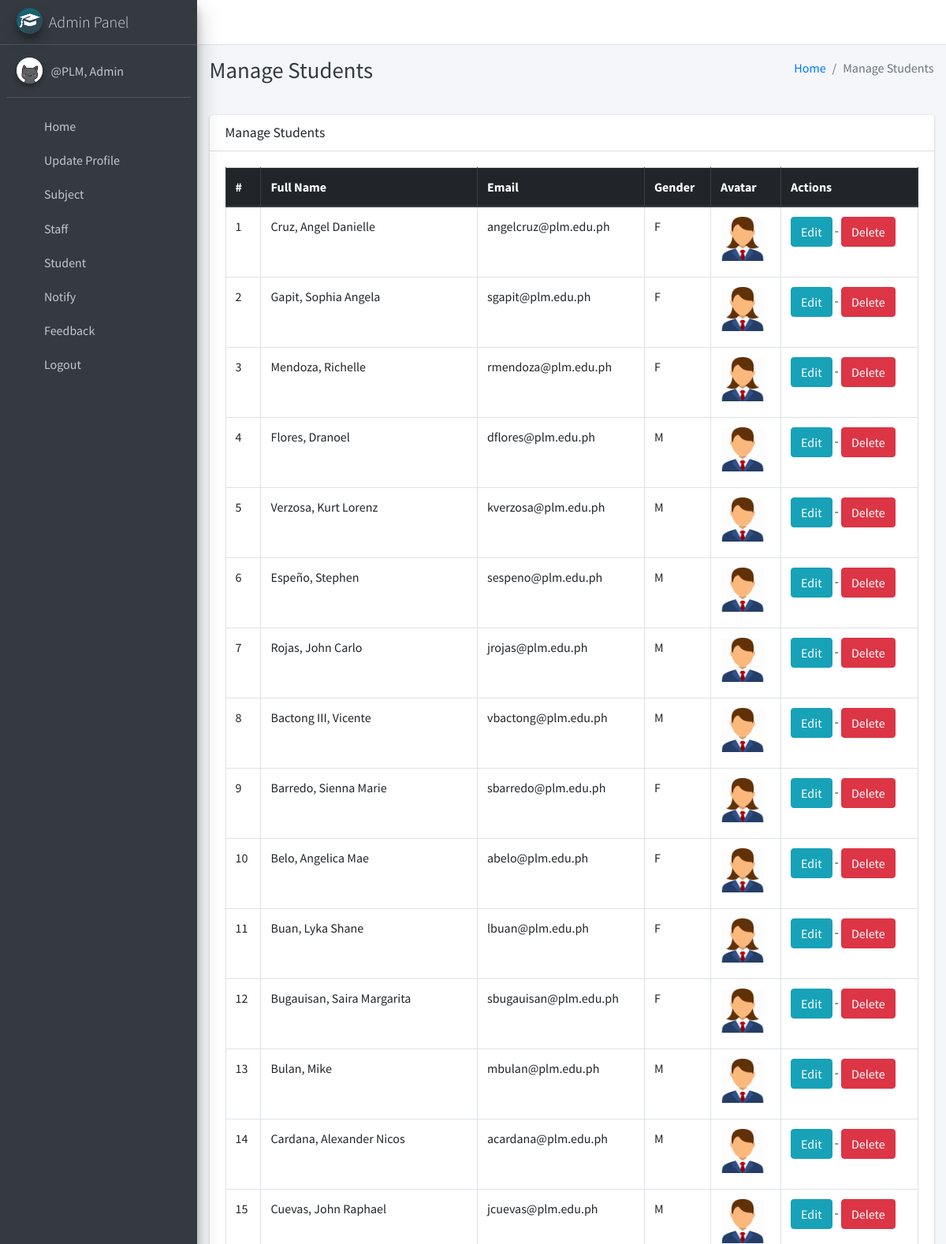
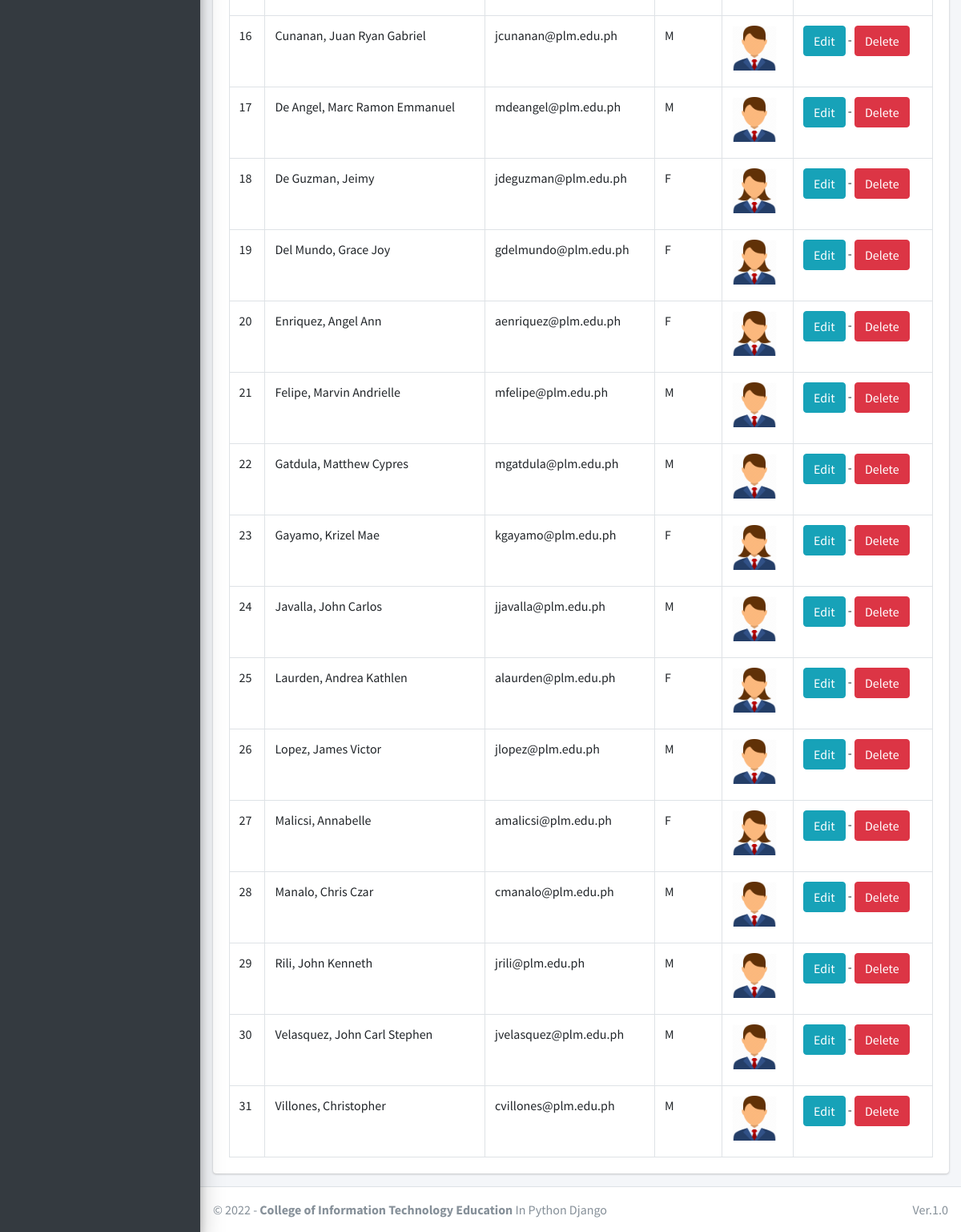
Page /student/manage/ (signed in) on the committed database (2 pictures, top to bottom).
### main_app/models.py (models this page shows)
class CustomUser(AbstractUser):
    USER_TYPE = ((1, "HOD"), (2, "Staff"), (3, "Student"))
    GENDER = [("M", "Male"), ("F", "Female")]
    username = None  # Removed username, using email instead
    email = models.EmailField(unique=True)
    user_type = models.CharField(default=1, choices=USER_TYPE, max_length=1)
    gender = models.CharField(max_length=1, choices=GENDER)
    profile_pic = models.ImageField()
    address = models.TextField()
    fcm_token = models.TextField(default="")  # For firebase notifications
    created_at = models.DateTimeField(auto_now_add=True)
    updated_at = models.DateTimeField(auto_now=True)
    USERNAME_FIELD = "email"
    REQUIRED_FIELDS = []
    objects = CustomUserManager()
    def __str__(self):
        return self.last_name + ", " + self.first_name

### main_app/hod_views.py (the view)
# urls.py: path("student/manage/", hod_views.manage_student, name='manage_student'),
def manage_student(request):
    students = CustomUser.objects.filter(user_type=3)
    context = {
        'students': students,
        'page_title': 'Manage Students'
    }
    return render(request, "hod_template/manage_student.html", context)

### main_app/templates/hod_template/manage_student.html
{% extends 'main_app/base.html' %}
{% load static %}
{% block page_title %}{{page_title}}{% endblock page_title %}
{% block content %}
<section class="content">
    <div class="container-fluid">
        <div class="row">
            <div class="col-md-12">
                <div class="card">
                    <div class="card-header">
                        <h3 class="card-title">{{page_title}}</h3>
                    </div>
                    <div class="card-body">
                        <table id="example2" class="table table-bordered table-hover">
                            <thead class="thead-dark">
                                <tr>
                                    <th>#</th>
                                    <th>Full Name</th>
                                    <th>Email</th>
                                    <th>Gender</th>
                                    <th>Avatar</th>
                                    <th>Actions</th>
                                </tr>
                            </thead>
                            <tbody>
                                {% for student in students %}
                                <tr>
                                    <td>{{ forloop.counter }}</td>
                                    <td>{{student.last_name}}, {{student.first_name}}</td>
                                    <td>{{student.email}}</td>
                                    <td>{{student.gender}}</td>
                                    <td>
                                        {% if student.profile_pic == ""  %}
                                        No Image
                                        {% else %}
                                        <img class="img img-fluid mb-2" height="56" width="56"
                                            src="{{student.profile_pic}}" alt="">
                                        {% endif %}
                                    </td>
                                    <td><a href="{% url 'edit_student' student.student.id %}" class="btn btn-info">Edit</a> -
                                        <a href="{% url 'delete_student' student.student.id %}" class="btn btn-danger" onclick="return confirm('Are you sure about this ?')">Delete</a>
                                    </td>
                                </tr>
                                {% endfor %}
                            </tbody>
                        </table>
                    </div>
                </div>
            </div>
        </div>
    </div>
</section>
{% endblock content %}

### main_app/templates/main_app/sidebar_template.html (shortened to what this page needs)
{% load static %}
<aside class="main-sidebar sidebar-dark-info elevation-4">
    {% if request.user.user_type == '1' %}
    <a href="{% url 'admin_home' %}" class="brand-link">
        <img src="{% static 'dist/img/cmsl.png' %} " alt="AdminLTE Logo"
            class="brand-image img-circle elevation-3" >
        <span class="brand-text font-weight-light">Admin Panel</span>
    </a>
    <div class="sidebar">
        <div class="user-panel mt-3 pb-3 mb-3 d-flex">
            <div class="image">
                <img src="{{ request.user.profile_pic}}" class="img-circle elevation-2" alt="User Image">
            </div>
            <div class="info">
                <a href="#" class="d-block">{{user}}</a>
            </div>
        </div>
        <nav class="mt-2">
            <ul class="nav nav-pills nav-sidebar flex-column" data-widget="treeview" role="menu" data-accordion="false">
                <li class="nav-item">
                    {% url 'admin_home' as admin_home %}
                    <a href="{{admin_home}}" class="nav-link {% if admin_home == request.path %} active {% endif %}">
                        <i class="nav-icon fas fa-home"></i>
                        <p>
                            Home
                        </p>
                    </a>
                </li>
                <li class="nav-item">
                    {% url 'admin_view_profile' as admin_view_profile %}
                    <a href="{{admin_view_profile}}"
                        class="nav-link {% if admin_view_profile == request.path %} active {% endif %}">
                        <i class="nav-icon fas fa-address-card"></i>
                        <p>
                            Update Profile
                        </p>
                    </a>
                </li>
                <li class="nav-item has-treeview">
                    <a href="#" class="nav-link">
                        <i class="nav-icon fas fa-book"></i>
                        <p>
                            Subject
                            <i class="fas fa-angle-left right"></i>
                        </p>
                    </a>
                </li>
                <li class="nav-item has-treeview">
                    <a href="#" class="nav-link">
                        <i class="nav-icon fas fa-user-plus"></i>
                        <p>
                            Staff
                            <i class="fas fa-angle-left right"></i>
                        </p>
                    </a>
                </li>
                <li class="nav-item has-treeview">
                    <a href="#" class="nav-link">
                        <i class="nav-icon fas fa-user-plus"></i>
                        <p>
                            Student
                            <i class="fas fa-angle-left right"></i>
                        </p>
                    </a>
                        </li>
                 <li class="nav-item has-treeview">
                    <a href="#" class="nav-link">
                        <i class="nav-icon fas fa-bullhorn"></i>
                        <p>
                            Notify
                            <i class="fas fa-angle-left right"></i>
                        </p>
                    </a>
                </li>
                <li class="nav-item has-treeview">
                    <a href="#" class="nav-link">
                        <i class="nav-icon fas fa-comment-alt"></i>
                        <p>
                            Feedback
                            <i class="fas fa-angle-left right"></i>
                        </p>
                    </a>
                </li>
                                        {% endif %}
                                        <li class="nav-item">
                                            <a href="{% url 'user_logout' %}"
                                                onclick="return confirm('Your session would be terminated.\n\nProceed?')"
                                                class="nav-link">
                                                <i class="nav-icon fas fa-power-off"></i>
                                                <p>
                                                    Logout
                                                </p>
                                            </a>
                                        </li>
                                    </ul>
                                </nav>
                            </div>-->
    </div>

### rows in the picture
CustomUser: user.profile_pic (picture), last_name+first_name "@PLM, Admin"
CustomUser: last_name "Cruz", first_name "Angel Danielle", email "angelcruz@plm.edu.ph", gender "F"
CustomUser: last_name "Gapit", first_name "Sophia Angela", email "sgapit@plm.edu.ph", gender "F"
CustomUser: last_name "Mendoza", first_name "Richelle", email "rmendoza@plm.edu.ph", gender "F"
CustomUser: last_name "Flores", first_name "Dranoel", email "dflores@plm.edu.ph", gender "M"
CustomUser: last_name "Verzosa", first_name "Kurt Lorenz", email "kverzosa@plm.edu.ph", gender "M"
CustomUser: last_name "Espeño", first_name "Stephen", email "sespeno@plm.edu.ph", gender "M"
CustomUser: last_name "Rojas", first_name "John Carlo", email "jrojas@plm.edu.ph", gender "M"
CustomUser: last_name "Bactong III", first_name "Vicente", email "vbactong@plm.edu.ph", gender "M"
CustomUser: last_name "Barredo", first_name "Sienna Marie", email "sbarredo@plm.edu.ph", gender "F"
CustomUser: last_name "Belo", first_name "Angelica Mae", email "abelo@plm.edu.ph", gender "F"
CustomUser: last_name "Buan", first_name "Lyka Shane", email "lbuan@plm.edu.ph", gender "F"
CustomUser: last_name "Bugauisan", first_name "Saira Margarita", email "sbugauisan@plm.edu.ph", gender "F"
CustomUser: last_name "Bulan", first_name "Mike", email "mbulan@plm.edu.ph", gender "M"
CustomUser: last_name "Cardana", first_name "Alexander Nicos", email "acardana@plm.edu.ph", gender "M"
CustomUser: last_name "Cuevas", first_name "John Raphael", email "jcuevas@plm.edu.ph", gender "M"
CustomUser: last_name "Cunanan", first_name "Juan Ryan Gabriel", email "jcunanan@plm.edu.ph", gender "M"
CustomUser: last_name "De Angel", first_name "Marc Ramon Emmanuel", email "mdeangel@plm.edu.ph", gender "M"
CustomUser: last_name "De Guzman", first_name "Jeimy", email "jdeguzman@plm.edu.ph", gender "F"
CustomUser: last_name "Del Mundo", first_name "Grace Joy", email "gdelmundo@plm.edu.ph", gender "F"
CustomUser: last_name "Enriquez", first_name "Angel Ann", email "aenriquez@plm.edu.ph", gender "F"
CustomUser: last_name "Felipe", first_name "Marvin Andrielle", email "mfelipe@plm.edu.ph", gender "M"
CustomUser: last_name "Gatdula", first_name "Matthew Cypres", email "mgatdula@plm.edu.ph", gender "M"
CustomUser: last_name "Gayamo", first_name "Krizel Mae", email "kgayamo@plm.edu.ph", gender "F"
CustomUser: last_name "Javalla", first_name "John Carlos", email "jjavalla@plm.edu.ph", gender "M"
CustomUser: last_name "Laurden", first_name "Andrea Kathlen", email "alaurden@plm.edu.ph", gender "F"
CustomUser: last_name "Lopez", first_name "James Victor", email "jlopez@plm.edu.ph", gender "M"
CustomUser: last_name "Malicsi", first_name "Annabelle", email "amalicsi@plm.edu.ph", gender "F"
CustomUser: last_name "Manalo", first_name "Chris Czar", email "cmanalo@plm.edu.ph", gender "M"
CustomUser: last_name "Rili", first_name "John Kenneth", email "jrili@plm.edu.ph", gender "M"
CustomUser: last_name "Velasquez", first_name "John Carl Stephen", email "jvelasquez@plm.edu.ph", gender "M"
CustomUser: last_name "Villones", first_name "Christopher", email "cvillones@plm.edu.ph", gender "M"

### other values in the picture
{{ page_title }} "Manage Students"
